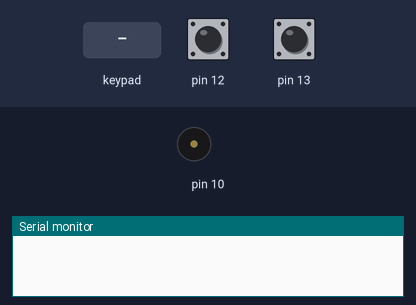
The sketch below on a simulated Arduino Uno, built with avr-gcc and run on an emulated ATmega328P. On the bench: buzzer (waves = sounding), the last lines printed to the serial monitor. Wiring (inferred from the names in the program): 4×4 keypad with keys 1 2 3 A 4 5 6 B 7 8 9 C * 0 # D (labels assumed): rows pin 9, pin 8, pin 7, pin 6; columns pin 5, pin 4, pin 3, pin 2. The test bench sets the inputs (shaded band); at power-on: pin 12 HIGH, pin 13 HIGH.

Above: at 1.2 s.
1.3 s: keypad keys 9 8 7 6 pressed 0.4 s apart
At 1.37 s:
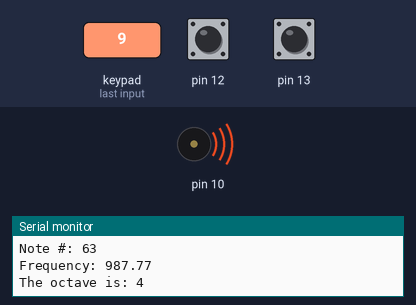
6.0 s: key '6' pressed
At 6.7 s:
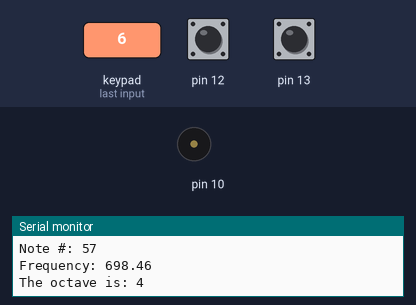
Timing chart, 0 to 9.0 s (numbered marks = the images above; inputs shaded):
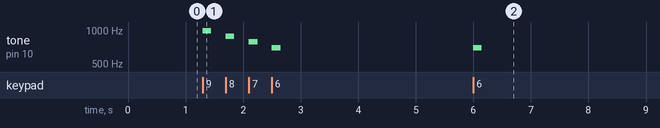

The sketch:

keypad_sounds.ino
```cpp
// Variables will change:
int buttonState1;             // the current reading from the input pin
int lastButtonState1 = HIGH;  // the previous reading from the input pin
int buttonState2;             // the current reading from the input pin
int lastButtonState2 = HIGH;  // the previous reading from the input pin
// the following variables are unsigned longs because the time, measured in
// milliseconds, will quickly become a bigger number than can be stored in an int.
unsigned long lastDebounceTime1 = 0;  // the last time the output pin was toggled
unsigned long debounceDelay = 50;
unsigned long lastDebounceTime2 = 0;  // the last time the output pin was toggled
int rows = 4;
int cols = 4;
int rowPins[4] = { 9, 8, 7, 6 };
int colPins[4] = { 5, 4, 3, 2 };
int octave = 4;
String keys[4][4] = { { "1", "3", "4", "A" },
                      { "6", "8", "9", "B" },
                      { "11", "13", "15", "C" },
                      { "*", "0", "#", "D" } };
void setup() {
  pinMode(12, INPUT_PULLUP);
  pinMode(13, INPUT_PULLUP);
  Serial.begin(9600);
}
void loop() {

  debounce(12, lastButtonState1, lastDebounceTime1, buttonState1, 1);
  debounce(13, lastButtonState2, lastDebounceTime2, buttonState2, -1);
  scanKeys();
}

void debounce(int input, int &lastButtonState, unsigned long &lastDebounceTime, int &buttonState, int octaveChange) {
  int reading = digitalRead(input);
  // check to see if you just pressed the button
  // (i.e. the input went from LOW to HIGH), and you've waited long enough // since the last press to ignore any noise:
  // If the switch changed, due to noise or pressing:
  if (reading != lastButtonState) {
    // reset the debouncing timer
    lastDebounceTime = millis();
  }
  if ((millis() - lastDebounceTime) > debounceDelay) {
    // whatever the reading is at, it's been there for longer than the debounce // delay, so take it as the actual current state:
    // if the button state has changed:
    if (reading != buttonState) {
      buttonState = reading;
      // only toggle the LED if the new button state is HIGH if (buttonState == HIGH) {
      if (reading == LOW) {
        octave += octaveChange;
        Serial.println("The octave is: " + String(octave) + "\n");
      }
    }
  }
  // save the reading. Next time through the loop, it'll be the lastButtonState:
  lastButtonState = reading;
}

void scanKeys() {
  // Set all rows to inputs with a pull up resistor (all row pins become HIGH)
  for (int r = 0; r < rows; r++) {
    pinMode(rowPins[r], INPUT_PULLUP);
  }
  // Send a pulse through each column and check all rows for the pulse
  for (int c = 0; c < cols; c++) {
    pinMode(colPins[c], OUTPUT);
    digitalWrite(colPins[c], LOW);  // Begin column pulse output.
    // Check each row to see if they are LOW
    for (int r = 0; r < rows; r++) {
      if (!digitalRead(rowPins[r])) {
        if (r == 0 && c == 3) { // A key increases octave
          octave += 1;
        } else if (r == 1 && c == 3) { // B key decreases octave
          octave -= 1;
        } else { // general case for playing
          Serial.println("Note #: " + String((octave * 12) + keys[r][c].toInt())); // print to serial monitor the note number
          Serial.println("Frequency: " + String(440 * pow(2, ((octave * 12) + keys[r][c].toInt() - 49.0) / 12))); // print to serial monitor the frequency of the note
          tone(10, 440 * pow(2, ((octave * 12) + keys[r][c].toInt() - 49.0) / 12)); // play the note
        }
        Serial.println("The octave is: " + String(octave) + "\n"); // print out the current octave
        while (!digitalRead(rowPins[r])) {} // halts the program until the key is released
      }
      noTone(10); // unplays the note
    }
    // Set pin to high impedance input. Effectively ends column pulse.
    digitalWrite(colPins[c], HIGH);
    pinMode(colPins[c], INPUT);
  }
}
```

Measured:
- after the input at 1.3 s, tone on pin 10: plays 987 Hz for 0.15 s, 880 Hz for 0.15 s, 783 Hz for 0.15 s, 698 Hz for 0.15 s, starting at once
- after the input at 6.0 s, tone on pin 10: silent → 698 Hz at once, → silent 0.15 s later
